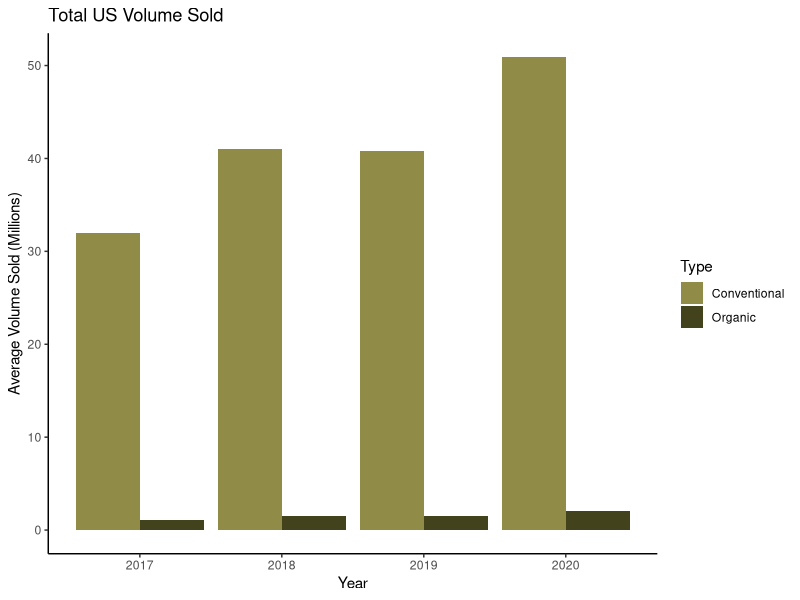
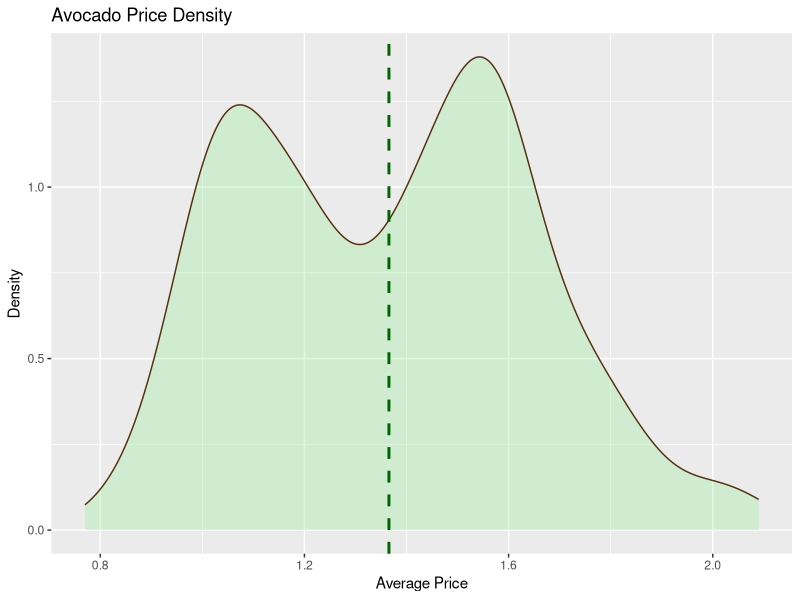
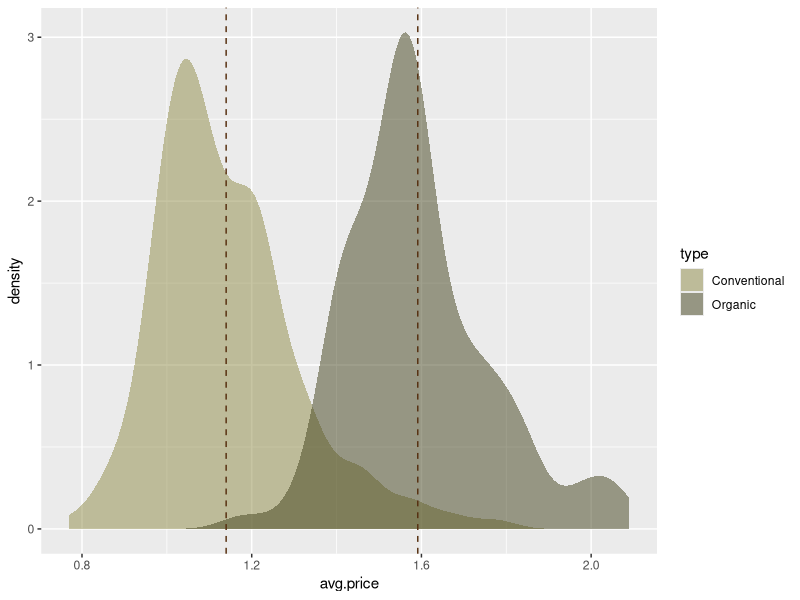
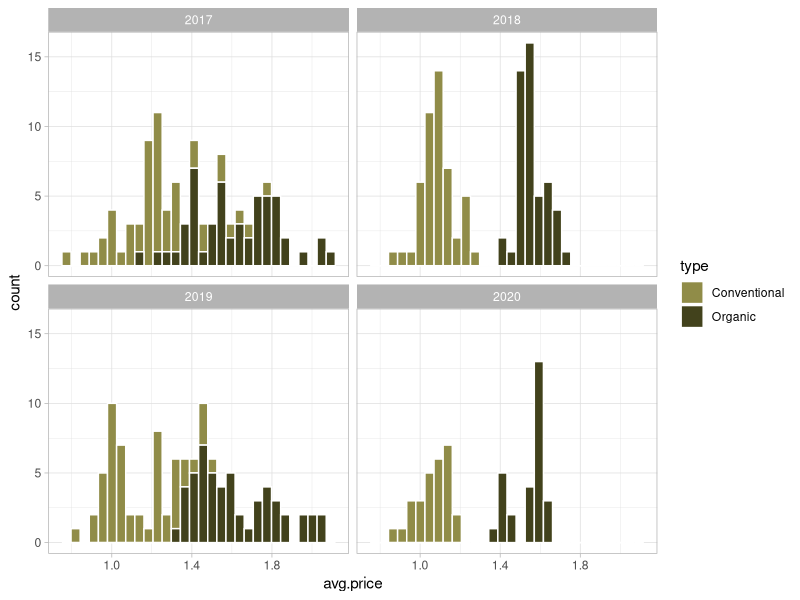
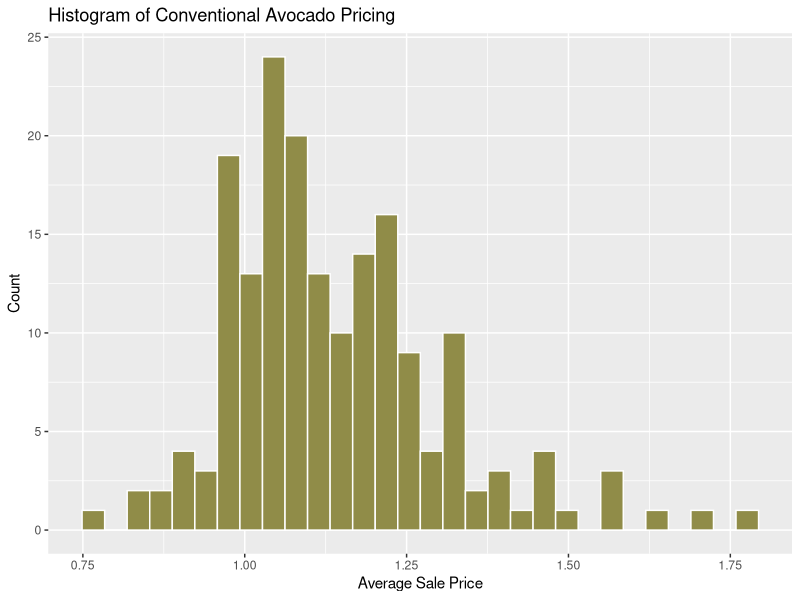
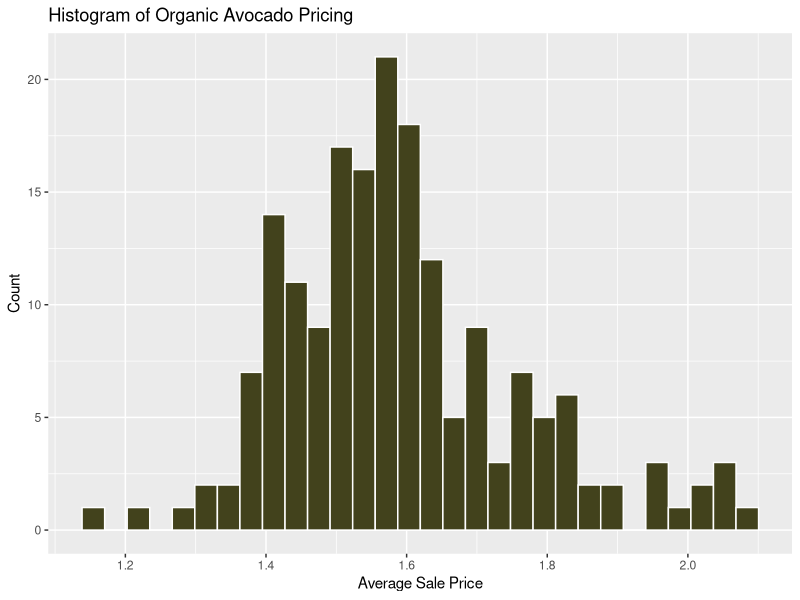
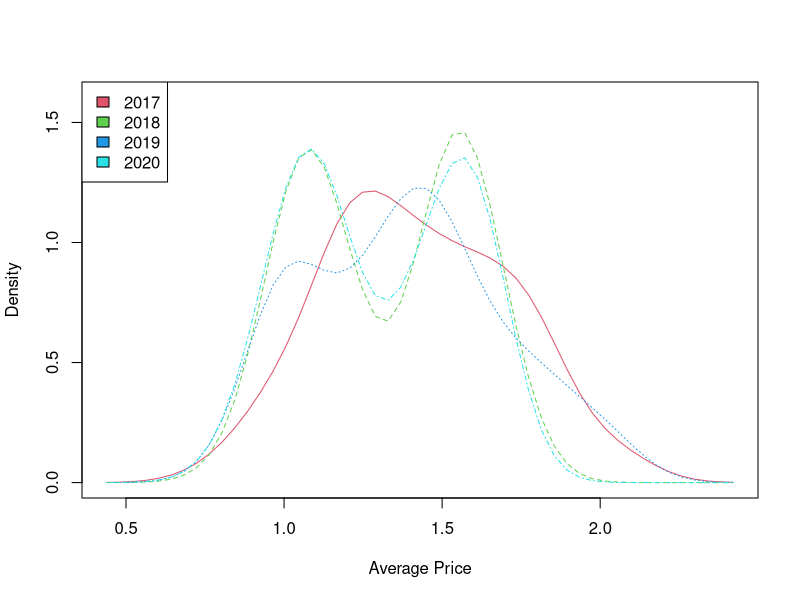
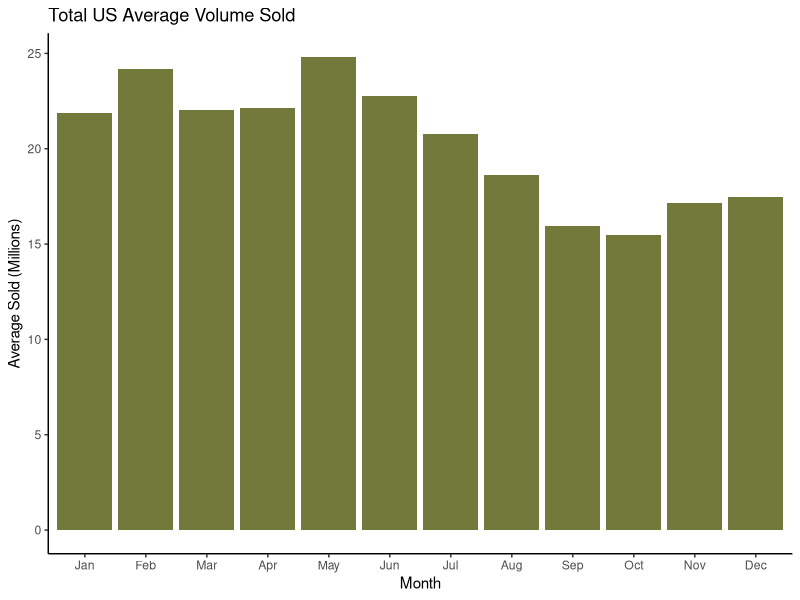

These charts were generated, in order, by the following R code: (Note: this script raises an error after producing the figures.)
## ---- chunk 1
my.dir <- "/Users/ihrtrobot/Documents/Grad School/Summer 2020/IST 719 - Viz/"

# Reading in each of the yearly csv files and combining them into a single dataframe avo_orig
avo_orig <- read.csv( "2017-plu-total-hab-data.csv" , header = TRUE, stringsAsFactors = FALSE)
avo_orig <- rbind(avo_orig, read.csv("2018-plu-total-hab-data.csv", header = TRUE))
                  
avo_orig <- rbind(avo_orig,read.csv( "2019-plu-total-hab-data.csv") , header = TRUE)
avo_orig <- rbind(avo_orig,read.csv("2020-plu-total-hab-data.csv"), header = TRUE)
## ---- chunk 2
library(sm)
library(ggplot2)
library(plyr)
library(dplyr)
## ---- chunk 3
# Getting an understanding of the dataframe and variables
str(avo_orig)
## ---- chunk 4
# Creating a function that will trim leading and trailing white space
trim <- function( x ) {
  gsub("(^[[:space:]]+|[[:space:]]+$)", "", x)
}

# triming the type column in our original file
avo_orig$Type <- trim(avo_orig$Type)
## ---- chunk 5
# Adding Month-year and Month Name as columns in my data set
avo_orig$Current.Year.Week.Ending <- as.Date(avo_orig$Current.Year.Week.Ending, 
                                             format="%Y-%m-%d %H:%M:%S")
avo_orig$Year <- as.numeric(format(avo_orig$Current.Year.Week.Ending,'%Y'))
avo_orig$Month <- format(avo_orig$Current.Year.Week.Ending,'%b')

# Creating a data set that only includes the total us data
avo_tot <- subset(avo_orig, Geography =="Total U.S.")

# Data set removing the Total U.S. Values
avo <- subset(avo_orig, Geography !="Total U.S.")

# Creating a Region specific data set
avo_reg <- subset(avo, Geography == "West" | Geography == "South Central" | Geography == "Northeast" | Geography == "Southeast" 
                  | Geography == "Great Lakes" | Geography == "Midsouth" | Geography == "Plains" | Geography == "California")

# Removing the Region rows so that the data set only containes city data
avo_city <- subset(avo, Geography != "West" & Geography != "South Central" & Geography != "Northeast" & 
                    Geography != "Southeast" & Geography != "Great Lakes" & Geography != "Midsouth" & 
                    Geography != "Plains" & Geography != "California")

# Setting colors used for conventional versus organic
colors <- c("#908c48", "#42421c")
## ---- chunk 6
# Aggregating avocado type, year and average volume sold
type.sold <- aggregate(avo_tot$Total.Bulk.and.Bags.Units, list(avo_tot$Type, avo_tot$Year), mean)
# renaming aggregation columns
colnames(type.sold) <- c("Type", "Year", "Avg.Volume")
# converting the volume into millions
type.sold$Avg.Volume <- type.sold$Avg.Volume/1000000

ggplot(type.sold, aes(x = Year, y = Avg.Volume, fill = Type)) + geom_bar(stat = "identity", position = "dodge") +
  scale_fill_manual(values = colors) +
  labs (title = "Total US Volume Sold", x = "Year", y = "Average Volume Sold (Millions)") + theme_classic()

## ---- chunk 7
df <- data.frame(type = avo_tot$Type, avg.price = avo_tot$ASP.Current.Year)
d <- ggplot(df, aes(x = avg.price)) + geom_density(color = "#562F0F", fill = "Lightgreen"
                                                   , alpha = 0.3)
d <- d + geom_vline(aes(xintercept = mean(avg.price))
                    , color = "darkgreen", linetype = "dashed", size = 1) + 
  labs (title = "Avocado Price Density", x = "Average Price", y = "Density")
d
## ---- chunk 8
mu <- ddply(df, "type", summarise, grp.mean = mean(avg.price))
mu

d1 <- ggplot(df, aes(x=avg.price, fill=type)) + geom_density(alpha = 0.5, color = NA) + 
      geom_vline(data = mu, aes(xintercept = grp.mean, fill = type), color = c("#562F0F"), 
                 linetype = "dashed") 

d1 <- d1 + scale_fill_manual(values = colors)
d1

## ---- chunk 9
# Subsetting the avo_tot data frame to only have the year, type and average price
df.2 <- data.frame(year = avo_tot$Year, type = avo_tot$Type, avg.price = avo_tot$ASP.Current.Year)

ggplot(df.2, aes(x = avg.price, color = type, fill = type)) + 
  geom_histogram(color = "white") + 
  facet_wrap(~year) + scale_fill_manual(values = colors) + 
  theme_light() 
                                                               
## ---- chunk 10
# subsetting the avo_tot data frame for only conventional avocado type
c <- subset(avo_tot, Type == "Conventional")
ggplot(c) + aes(x=ASP.Current.Year) + geom_histogram(fill="#908c48", color="white") +
  ggtitle("Histogram of Conventional Avocado Pricing") + 
  xlab("Average Sale Price") + 
  ylab("Count")

# subsetting the avo_tot data frame for only organic avocado type
o <- subset(avo_tot, Type == "Organic")
ggplot(o) + aes(x=ASP.Current.Year) + geom_histogram(fill="#42421c", color="white") +
  ggtitle("Histogram of Organic Avocado Pricing") + 
  xlab("Average Sale Price") + 
  ylab("Count")
## ---- chunk 11
avo.f <- factor(avo_tot, levels = c(2017,2018,2019,2020)
                , labels = c("2017", "2018", "2019", "2020"))
sm.density.compare(avo_tot$ASP.Current.Year, avo_tot$Year
                   , xlab = "Average Price")
colfill <- c(2:(2+length(levels(avo.f))))
legend("topleft", locator(1), levels(avo.f), fill = colfill)
## ---- chunk 12
month.name <- c("Jan", "Feb", "Mar", "Apr", "May", "Jun", "Jul", "Aug", "Sep", "Oct", "Nov", "Dec")

# aggregating the avo_tot data frame to show months and average volume sold
avg.volume <- aggregate(avo_tot$Total.Bulk.and.Bags.Units, 
                        list(avo_tot$Month), mean)
colnames(avg.volume) <- c("Month", "Avg.Volume")

# converting average sold into millions
avg.volume$Avg.Volume <- avg.volume$Avg.Volume/1000000

# sorthing the months name
avg.volume$Month <- factor(avg.volume$Month, levels = month.name)

# creating subsets by avocado type
# avg_volume.c <- avg.volume[avg.volume$Type == "Conventional",]
# avg_volume.o <- avg.volume[avg.volume$Type == "Organic",]
# 
# ggplot(avg_volume.c, aes(x = Month, y = Avg.Volume)) +  
#             geom_bar(stat = "identity", fill = "#908c48") + 
#             theme_classic() + 
#             labs (title = "Total US Conventional Average Volume Sold", 
#                       x = "Month", y = "Average Sold (Millions)")
# 
# ggplot(avg_volume.o, aes(x = Month, y = Avg.Volume)) +  
#             geom_bar(stat = "identity", fill = "#42421c") + 
#             theme_classic() + 
#             labs (title = "Total US Organic Average Volume Sold", 
#                       x = "Month", y = "Average Sold (Millions)")

ggplot(avg.volume, aes(x = Month, y = Avg.Volume)) +  
            geom_bar(stat = "identity", fill = "#73793b") + 
            theme_classic() +
            labs (title = "Total US Average Volume Sold", 
                      x = "Month", y = "Average Sold (Millions)")
## ---- chunk 13
# avg.volume2 <- data.frame(avo_tot$Month, (avo_tot$Total.Bulk.and.Bags.Units/1000000))
# colnames(avg.volume2) <- c("Month", "Volume.Sold")
# avg.volume2$Month <- factor(avg.volume2$Month, levels = month.name)
## ---- chunk 14
# Aggregating the Average amount sold & average price by Region
tbl <- aggregate(avo_city$Total.Bulk.and.Bags.Units, list(avo_city$Geography, avo_city$Type), mean)
# Adding column names
colnames(tbl) <- c("Geography", "Type", "Avg.sold")
# Dividing the average sold by thousand
tbl["Avg.sold"] <- (tbl$Avg.sold/1000000)
# Sorting the table by the most average sold to the least
tbl <- tbl[order(-tbl$Avg.sold), ]

ggplot(tbl, aes(x = reorder(Geography, Avg.sold), y = Avg.sold, fill = Type)) + 
        geom_bar(stat = "identity", position = "dodge") +
        scale_fill_manual(values = colors) +
        coord_flip() + theme_classic() + 
        labs(x = "Regions", y = "Average Sold (Millions)", 
                title = "Average Avocados Sold by Region")


## ---- chunk 15
# aggregating the avo_tot to get average volume sold and average price by year, month and type
df <- aggregate(list(avo_tot$Total.Bulk.and.Bags.Units, avo_tot$ASP.Current.Year), 
                list(avo_tot$Year,avo_tot$Month, avo_tot$Type), mean)

colnames(df) <- c("Year", "Month", "Type", "AvgVolume", "AvgPrice")
df$Month <- factor(df$Month, levels = month.name)
df["AvgVolume"] <- (df$AvgVolume/1000000)

df.c <- df[df$Type == "Conventional",]
df.o <- df[df$Type == "Organic",]

ggplot(data = df.c, aes(x = Month, y = AvgPrice, group = Year)) + 
              geom_line(color = "#908c48") + facet_wrap(~ Year) + 
              theme(axis.text.x = element_text(angle = 45)) +
              geom_point(color = "#908c48") + ggtitle("Conventional Avocado's Average Price") +
              labs(y = "Average Sold (Millions)")

ggplot(data = df.o, aes(x = Month, y = AvgPrice, group = Year)) + 
              geom_line(color = "#42421c") + facet_wrap(~ Year) + 
              theme(axis.text.x = element_text(angle = 45)) +
              geom_point(color = "#42421c") + ggtitle("Organic Avocado's Average Price")+
              labs(y = "Average Sold (Millions)")

## ---- chunk 16
avo_tot$Month <- factor(avo_tot$Month, levels = month.name)
df.c <- avo_tot[avo_tot$Type == "Conventional",]
df.o <- avo_tot[avo_tot$Type == "Organic",]

ggplot(data = avo_tot, aes(x = Month, y = ASP.Current.Year, color = Type)) + 
              geom_boxplot() +
              theme_classic() +
              ylab("Average Price") +
              ggtitle("Average Price by Month") +
              scale_color_manual(values = colors) + 
              theme(panel.background = element_rect(fill = "#dbdbb2"))

ggplot(data = avo_tot, aes(x = Month, y = ASP.Current.Year, fill = Type)) + 
              geom_boxplot(alpha = 0.8) +
              theme_classic() +
              ylab("Average Price") +
              ggtitle("Average Price by Month") +
              scale_fill_manual(values = colors)
## ---- chunk 17
df <- aggregate(avo_reg$Total.Bulk.and.Bags.Units, list(avo_reg$Year, avo_reg$Geography), sum)
colnames(df) <- c("Year", "Region", "AvgVolume")

df.17 <- df[df$Year == "2017",]
df.18 <- df[df$Year == "2018",]
df.19 <- df[df$Year == "2019",]
df.20 <- df[df$Year == "2020",]

ggplot(data = df.17, aes(x = Region, y = (AvgVolume/1000000))) +          
  geom_bar(stat = "identity", width=0.7, fill = "#73793b") +
  labs(x = "Region", y = "Total Sales (Millions)", title = "2017 Total Sales") +
  theme_classic() +
  scale_x_discrete(guide = guide_axis(angle = 45))

ggplot(data = df.18, aes(x = Region, y = (AvgVolume/1000000))) +          
  geom_bar(stat = "identity", width=0.7, fill = "#73793b") +
  labs(x = "Region", y = "Total Sales (Millions)", title = "2018 Total Sales") +
  theme_classic() +
  scale_x_discrete(guide = guide_axis(angle = 45))

ggplot(data = df.19, aes(x = Region, y = (AvgVolume/1000000))) +          
  geom_bar(stat = "identity", width=0.7, fill = "#73793b") +
  labs(x = "Region", y = "Total Sales (Millions)", title = "2019 Total Sales") +
  theme_classic() +
  scale_x_discrete(guide = guide_axis(angle = 45))

ggplot(data = df.20, aes(x = Region, y = (AvgVolume/1000000))) +          
  geom_bar(stat = "identity", width=0.7, fill = "#73793b") +
  labs(x = "Region", y = "Total Sales (Millions)", title = "2020 Total Sales") +
  theme_classic() +
  scale_x_discrete(guide = guide_axis(angle = 45)) + 
  ylim(c(0,350))
       
